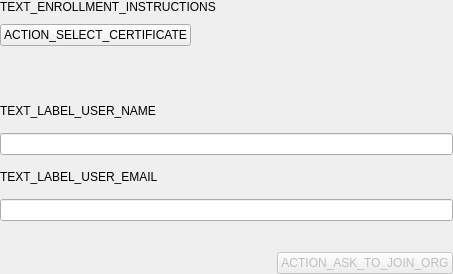
<?xml version="1.0" encoding="UTF-8"?>
<ui version="4.0">
 <class>EnrollmentQueryWidget</class>
 <widget class="QWidget" name="EnrollmentQueryWidget">
  <property name="geometry">
   <rect>
    <x>0</x>
    <y>0</y>
    <width>453</width>
    <height>274</height>
   </rect>
  </property>
  <property name="windowTitle">
   <string>Form</string>
  </property>
  <property name="styleSheet">
   <string notr="true">#label_cert {
	color: #F44336;
}</string>
  </property>
  <layout class="QVBoxLayout" name="verticalLayout">
   <property name="spacing">
    <number>10</number>
   </property>
   <property name="leftMargin">
    <number>0</number>
   </property>
   <property name="topMargin">
    <number>0</number>
   </property>
   <property name="rightMargin">
    <number>0</number>
   </property>
   <property name="bottomMargin">
    <number>0</number>
   </property>
   <item>
    <widget class="QLabel" name="label_3">
     <property name="text">
      <string>TEXT_ENROLLMENT_INSTRUCTIONS</string>
     </property>
     <property name="wordWrap">
      <bool>true</bool>
     </property>
    </widget>
   </item>
   <item>
    <layout class="QHBoxLayout" name="horizontalLayout">
     <item>
      <widget class="QPushButton" name="button_select_cert">
       <property name="text">
        <string>ACTION_SELECT_CERTIFICATE</string>
       </property>
      </widget>
     </item>
     <item>
      <spacer name="horizontalSpacer">
       <property name="orientation">
        <enum>Qt::Horizontal</enum>
       </property>
       <property name="sizeHint" stdset="0">
        <size>
         <width>40</width>
         <height>20</height>
        </size>
       </property>
      </spacer>
     </item>
    </layout>
   </item>
   <item>
    <widget class="QLabel" name="label_cert_error">
     <property name="sizePolicy">
      <sizepolicy hsizetype="Preferred" vsizetype="Minimum">
       <horstretch>0</horstretch>
       <verstretch>0</verstretch>
      </sizepolicy>
     </property>
     <property name="font">
      <font>
       <pointsize>11</pointsize>
       <weight>75</weight>
       <bold>true</bold>
      </font>
     </property>
     <property name="text">
      <string/>
     </property>
     <property name="wordWrap">
      <bool>true</bool>
     </property>
    </widget>
   </item>
   <item>
    <widget class="QWidget" name="widget_user_info" native="true">
     <property name="sizePolicy">
      <sizepolicy hsizetype="Preferred" vsizetype="Expanding">
       <horstretch>0</horstretch>
       <verstretch>0</verstretch>
      </sizepolicy>
     </property>
     <layout class="QVBoxLayout" name="verticalLayout_4">
      <property name="spacing">
       <number>15</number>
      </property>
      <property name="leftMargin">
       <number>0</number>
      </property>
      <property name="topMargin">
       <number>0</number>
      </property>
      <property name="rightMargin">
       <number>0</number>
      </property>
      <property name="bottomMargin">
       <number>0</number>
      </property>
      <item>
       <spacer name="verticalSpacer">
        <property name="orientation">
         <enum>Qt::Vertical</enum>
        </property>
        <property name="sizeHint" stdset="0">
         <size>
          <width>20</width>
          <height>5</height>
         </size>
        </property>
       </spacer>
      </item>
      <item>
       <layout class="QVBoxLayout" name="verticalLayout_2">
        <item>
         <widget class="QLabel" name="label_2">
          <property name="text">
           <string>TEXT_LABEL_USER_NAME</string>
          </property>
         </widget>
        </item>
        <item>
         <widget class="QLineEdit" name="line_edit_user_name">
          <property name="readOnly">
           <bool>true</bool>
          </property>
         </widget>
        </item>
       </layout>
      </item>
      <item>
       <layout class="QVBoxLayout" name="verticalLayout_3">
        <item>
         <widget class="QLabel" name="label">
          <property name="text">
           <string>TEXT_LABEL_USER_EMAIL</string>
          </property>
         </widget>
        </item>
        <item>
         <widget class="QLineEdit" name="line_edit_user_email">
          <property name="readOnly">
           <bool>true</bool>
          </property>
         </widget>
        </item>
       </layout>
      </item>
      <item>
       <spacer name="verticalSpacer_3">
        <property name="orientation">
         <enum>Qt::Vertical</enum>
        </property>
        <property name="sizeHint" stdset="0">
         <size>
          <width>20</width>
          <height>5</height>
         </size>
        </property>
       </spacer>
      </item>
     </layout>
    </widget>
   </item>
   <item>
    <layout class="QHBoxLayout" name="horizontalLayout_2">
     <item>
      <spacer name="horizontalSpacer_2">
       <property name="orientation">
        <enum>Qt::Horizontal</enum>
       </property>
       <property name="sizeHint" stdset="0">
        <size>
         <width>40</width>
         <height>20</height>
        </size>
       </property>
      </spacer>
     </item>
     <item>
      <widget class="QPushButton" name="button_ask_to_join">
       <property name="enabled">
        <bool>false</bool>
       </property>
       <property name="text">
        <string>ACTION_ASK_TO_JOIN_ORG</string>
       </property>
      </widget>
     </item>
    </layout>
   </item>
  </layout>
 </widget>
 <resources/>
 <connections/>
</ui>
